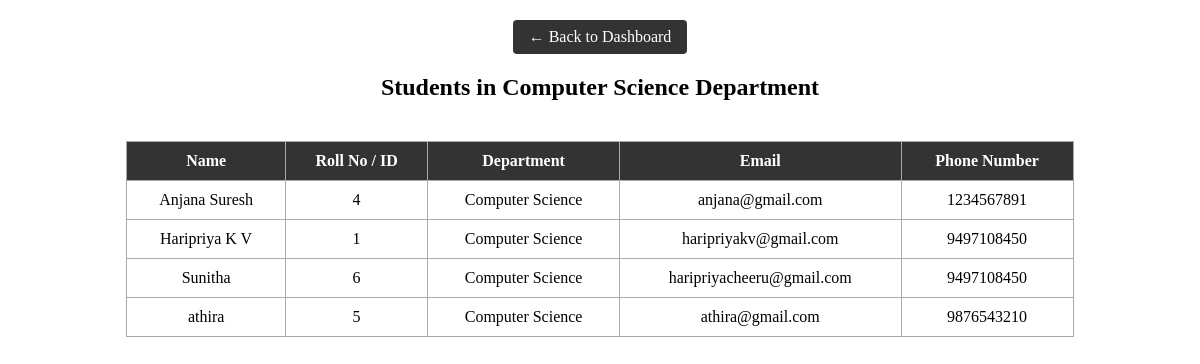
Page /student_details/ (signed in) on the committed database.
### lmsapp/models.py (models this page shows, shortened)
class teacher(models.Model):
    name = models.CharField(max_length=50)
    subject = models.CharField(max_length=50)
    department = models.CharField(max_length=50)
    email = models.CharField(max_length=50)
    phone= models.IntegerField()
    username = models.CharField(max_length=50)
    password = models.CharField(max_length=50)
    is_approved = models.BooleanField(default=False)

class student(models.Model):
    name = models.CharField(max_length=50)
    year = models.CharField(max_length=50)
    department = models.CharField(max_length=50)
    email = models.CharField(max_length=50)
    phone= models.IntegerField()
    username = models.CharField(max_length=50)
    password = models.CharField(max_length=50)

### lmsapp/views.py (the view)
# urls.py: path('student_details/', views.student_details, name='student_details'),
def student_details(request):
    teacher_id = request.session.get('id')
    if not teacher_id:
        return redirect('teacherlogin')
    teacher_obj = teacher.objects.get(id=teacher_id)
    students = student.objects.filter(department=teacher_obj.department).order_by('name')
    return render(request, 'student_details.html', {
        'students': students,
        'department': teacher_obj.department
    })

### templates/student_details.html (shortened to what this page needs)
<!DOCTYPE html>
<html lang="en">
<head>
</head>
<body>
    <a href="{% url 'teacherdashboard' %}" class="back-btn">← Back to Dashboard</a>
    <h2 style="text-align:center;">Students in {{ department }} Department</h2>
    <table>
        <tr>
            <th>Name</th>
            <th>Roll No / ID</th>
            <th>Department</th>
            <th>Email</th>
            <th>Phone Number</th>
        </tr>
        {% for student in students %}
        <tr>
            <td>{{ student.name }}</td>
            <td>{{ student.id }}</td>
            <td>{{ student.department }}</td>
            <td>{{ student.email }}</td>
            <td>{{ student.phone }}</td>
        </tr>
        {% empty %}
        <tr>
            <td colspan="5">No students found in this department.</td>
        </tr>
        {% endfor %}
    </table>
</body>
</html>

### templates/student_details.html (style rules this page uses)
table { width: 80%; margin: 40px auto; border-collapse: collapse; }
th, td { border: 1px solid #aaa; padding: 10px; text-align: center; }
th { background-color: #333; color: white; }
.back-btn { display: block; width: fit-content; margin: 20px auto; padding: 8px 16px; background-color: #333; color: white; text-decoration: none; border-radius: 4px; transition: 0.3s; }

### rows in the picture
teacher: department "Computer Science"
student: name "Anjana Suresh", id "4", department "Computer Science", email "anjana@gmail.com", phone "1234567891"
student: name "Haripriya K V", id "1", department "Computer Science", email "haripriyakv@gmail.com", phone "9497108450"
student: name "Sunitha", id "6", department "Computer Science", email "haripriyacheeru@gmail.com", phone "9497108450"
student: name "athira", id "5", department "Computer Science", email "athira@gmail.com", phone "9876543210"
